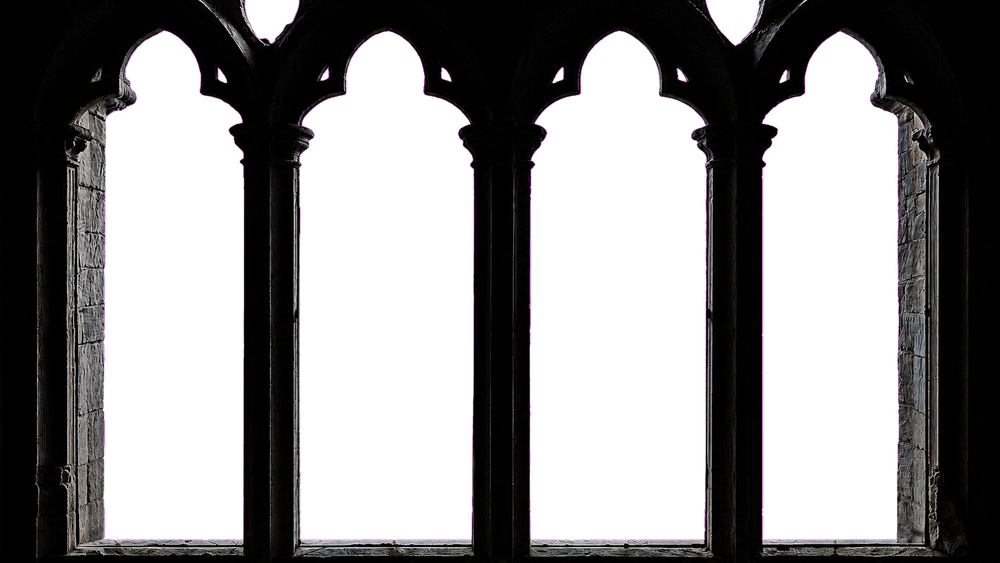
#> input picture Views/Medieval Storm Window/Assets/Photoreal Window/framic_arcade_v3.png, 1000 x 563 px, shrunk from 1672 x 941 before the run
$ python clean_framic_chroma.py
#> lines starting #> are read from the running program, lines starting #| are printed output that depends on the picture; after the words box and inside, x2 and y2 are one past the last pixel; in counts of white or black regions, pixels touching at a corner belong together
"""Remove residual magenta spill from the generated Framic window plate.

The shared chroma-key helper creates the alpha matte.  This second, narrowly
targeted pass neutralizes generator-created pink fringe pixels without
altering the charcoal stone away from the keyed opening boundaries.
"""

from __future__ import annotations

from pathlib import Path

import numpy as np
from PIL import Image


ROOT = Path(__file__).resolve().parents[1]
ASSET_DIR = ROOT / "Views/Medieval Storm Window/Assets/Photoreal Window"
INPUT = ASSET_DIR / "framic_arcade_v3.png"
OUTPUT = ASSET_DIR / "framic_arcade_v3_clean.png"


def main() -> None:
    image = Image.open(INPUT).convert("RGBA")
#> image is the input picture: PIL image 1000x563 RGBA; mean R, G, B, A 13.4, 10.4, 12.7, 123.3
    pixels = np.asarray(image).astype(np.float32)
    rgb = pixels[:, :, :3]
    alpha = pixels[:, :, 3]
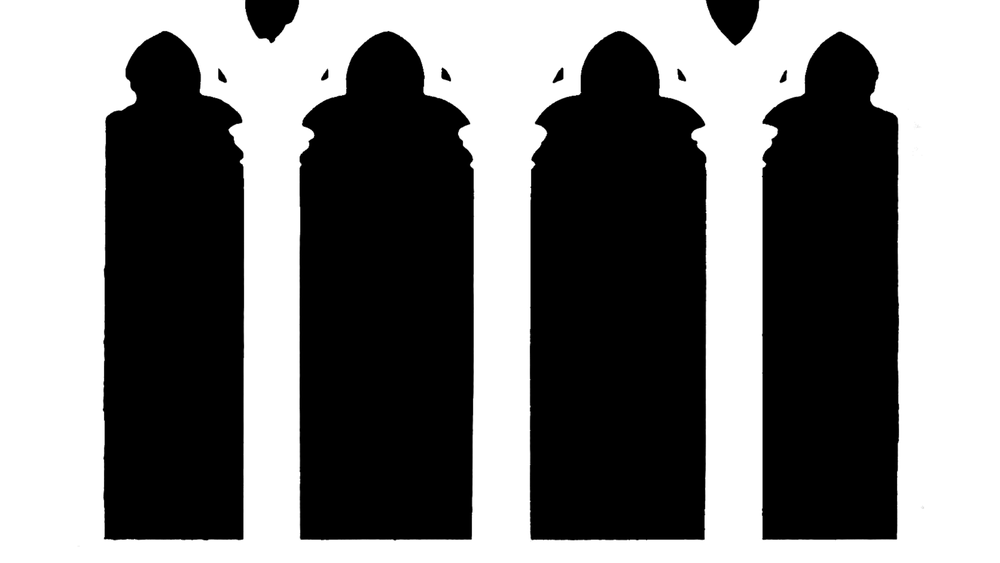
#> alpha: shape (563, 1000) float32; min 0, max 255, mean 123.3

    red = rgb[:, :, 0]
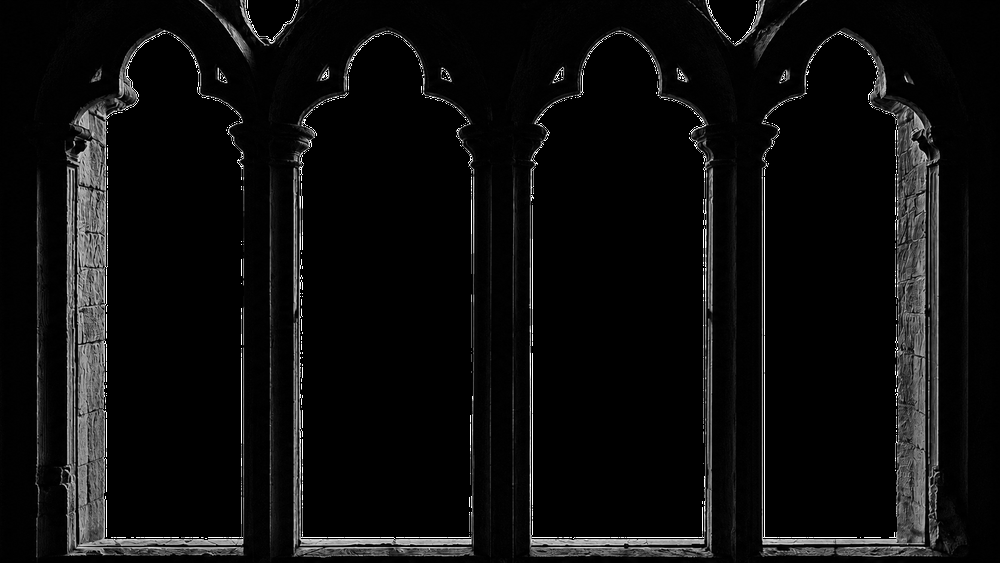
#> red: shape (563, 1000) float32; min 0, max 255, mean 13.4
    green = rgb[:, :, 1]
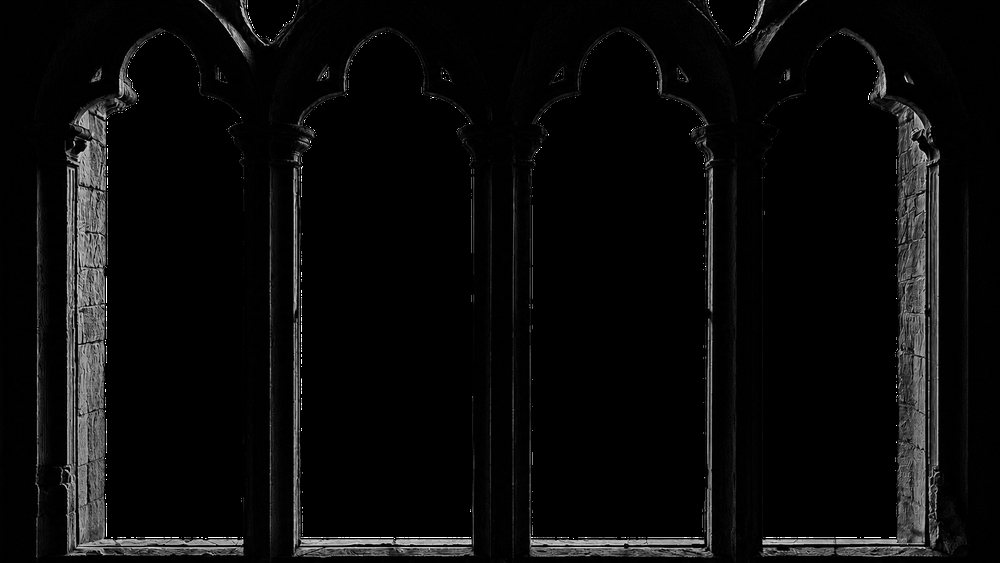
#> green: shape (563, 1000) float32; min 0, max 255, mean 10.4
    blue = rgb[:, :, 2]
    magenta_excess = np.minimum(red, blue) - green
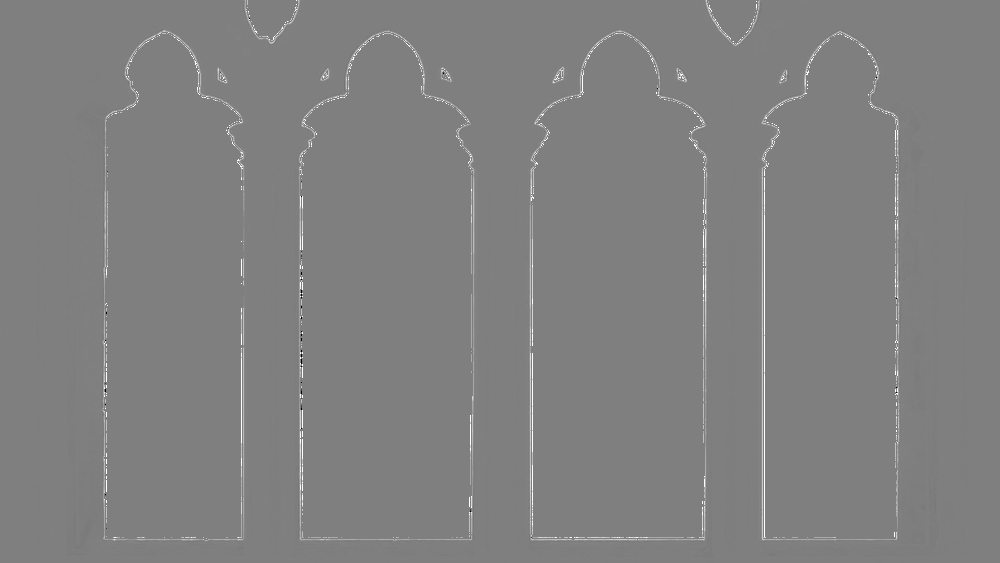
#> magenta_excess: shape (563, 1000) float32; min -255, max 255, mean 2.2; drawn with min black and max white
    magenta_like = (
        (red > green * 1.45 + 10.0)
        & (blue > green * 1.35 + 8.0)
        & (magenta_excess > 7.0)
    )
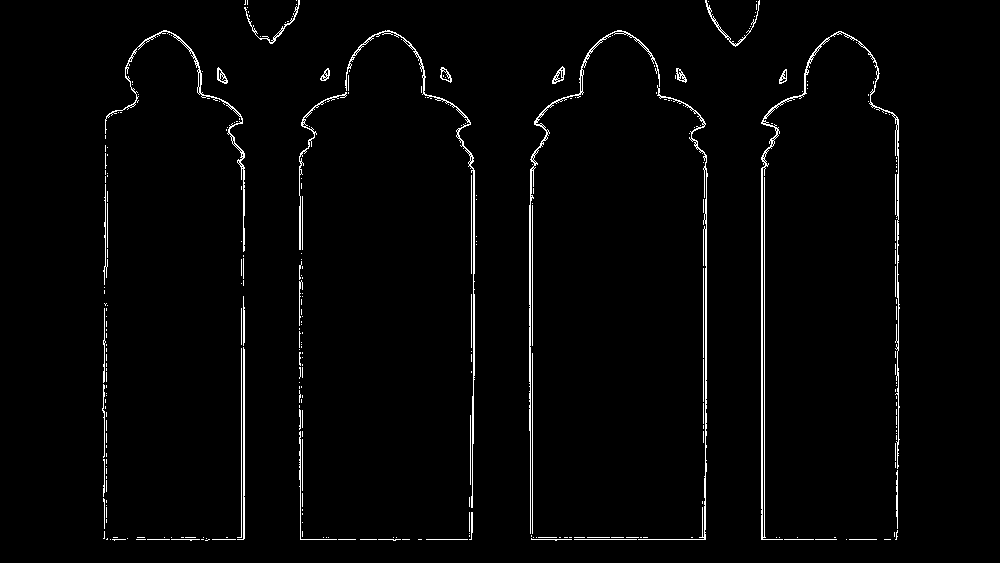
#> magenta_like: shape (563, 1000) bool; 2.1% white in thin lines or dots, all inside (x1, y1, x2, y2) = (102, 0, 900, 541)
    strength = np.clip((magenta_excess - 7.0) / 55.0, 0.0, 1.0)
    strength *= magenta_like
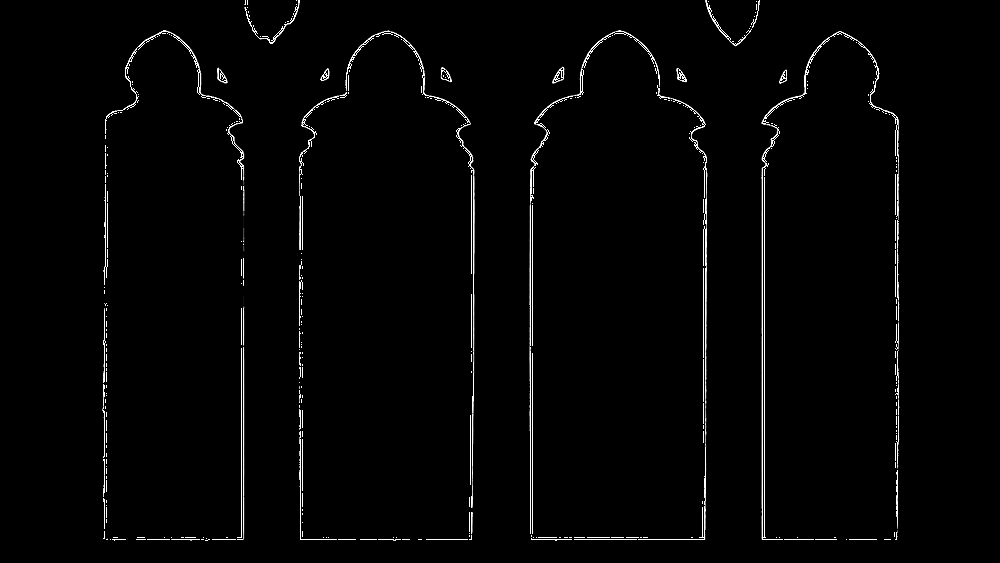
#> strength: shape (563, 1000) float32; min 0, max 1, mean 0.0182

    # A key-contaminated edge should inherit neutral charcoal, not a saturated
    # hue.  Luminance retains the narrow cool rim-light intensity.
    luminance = (
        rgb[:, :, 0] * 0.2126
        + rgb[:, :, 1] * 0.7152
        + rgb[:, :, 2] * 0.0722
    )
    neutral = np.repeat(luminance[:, :, None], 3, axis=2)
    rgb[:] = rgb * (1.0 - strength[:, :, None]) + neutral * strength[:, :, None]
    rgb[alpha <= 2.0] = 0.0
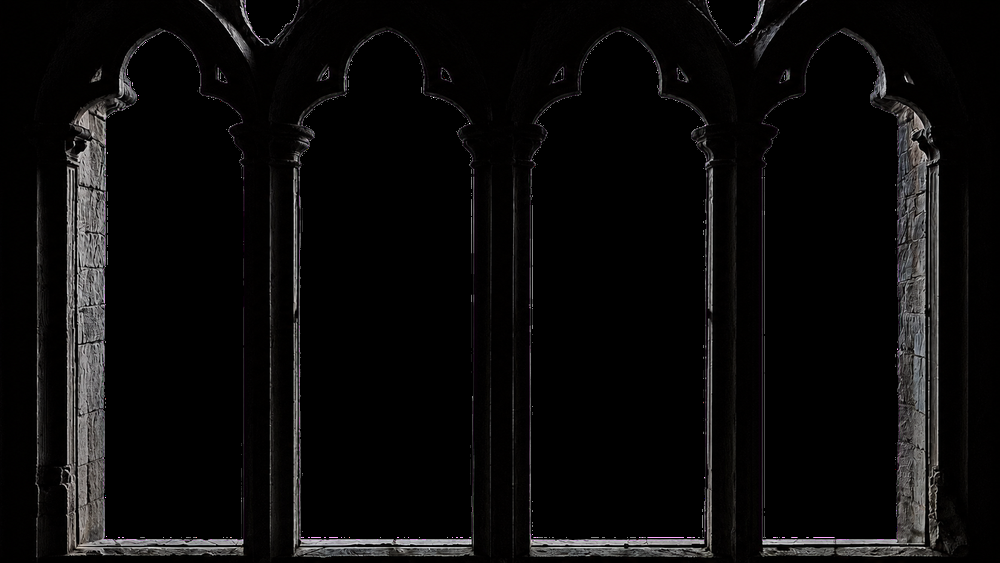
#> rgb: shape (563, 1000, 3) float32; mean R, G, B 11.1, 10.5, 10.5

    pixels[:, :, :3] = np.clip(rgb, 0.0, 255.0)
    Image.fromarray(pixels.astype(np.uint8), "RGBA").save(OUTPUT, optimize=True)
    print(f"Wrote {OUTPUT.relative_to(ROOT)}")


if __name__ == "__main__":
    main()
